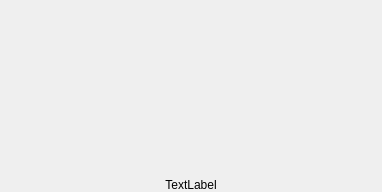
<?xml version="1.0" encoding="UTF-8"?>
<ui version="4.0">
 <class>TitleButton</class>
 <widget class="QWidget" name="TitleButton">
  <property name="geometry">
   <rect>
    <x>0</x>
    <y>0</y>
    <width>382</width>
    <height>192</height>
   </rect>
  </property>
  <property name="sizePolicy">
   <sizepolicy hsizetype="Preferred" vsizetype="Preferred">
    <horstretch>0</horstretch>
    <verstretch>0</verstretch>
   </sizepolicy>
  </property>
  <property name="windowTitle">
   <string>Form</string>
  </property>
  <layout class="QVBoxLayout" name="verticalLayout" stretch="1,0">
   <property name="spacing">
    <number>0</number>
   </property>
   <property name="leftMargin">
    <number>0</number>
   </property>
   <property name="topMargin">
    <number>0</number>
   </property>
   <property name="rightMargin">
    <number>0</number>
   </property>
   <property name="bottomMargin">
    <number>0</number>
   </property>
   <item>
    <layout class="QHBoxLayout" name="horizontalLayout" stretch="0,1,0">
     <property name="spacing">
      <number>0</number>
     </property>
     <item>
      <spacer name="horizontalSpacer_2">
       <property name="orientation">
        <enum>Qt::Horizontal</enum>
       </property>
       <property name="sizeHint" stdset="0">
        <size>
         <width>40</width>
         <height>20</height>
        </size>
       </property>
      </spacer>
     </item>
     <item>
      <widget class="ImageButton" name="pushButton" native="true">
       <property name="sizePolicy">
        <sizepolicy hsizetype="Preferred" vsizetype="Preferred">
         <horstretch>0</horstretch>
         <verstretch>0</verstretch>
        </sizepolicy>
       </property>
       <property name="text" stdset="0">
        <string>PushButton</string>
       </property>
      </widget>
     </item>
     <item>
      <spacer name="horizontalSpacer">
       <property name="orientation">
        <enum>Qt::Horizontal</enum>
       </property>
       <property name="sizeHint" stdset="0">
        <size>
         <width>40</width>
         <height>20</height>
        </size>
       </property>
      </spacer>
     </item>
    </layout>
   </item>
   <item>
    <widget class="QLabel" name="label">
     <property name="enabled">
      <bool>true</bool>
     </property>
     <property name="sizePolicy">
      <sizepolicy hsizetype="Preferred" vsizetype="Preferred">
       <horstretch>0</horstretch>
       <verstretch>0</verstretch>
      </sizepolicy>
     </property>
     <property name="text">
      <string>TextLabel</string>
     </property>
     <property name="alignment">
      <set>Qt::AlignCenter</set>
     </property>
    </widget>
   </item>
  </layout>
 </widget>
 <customwidgets>
  <customwidget>
   <class>ImageButton</class>
   <extends>QWidget</extends>
   <header location="global">ImageButton.h</header>
   <container>1</container>
  </customwidget>
 </customwidgets>
 <resources/>
 <connections/>
</ui>
